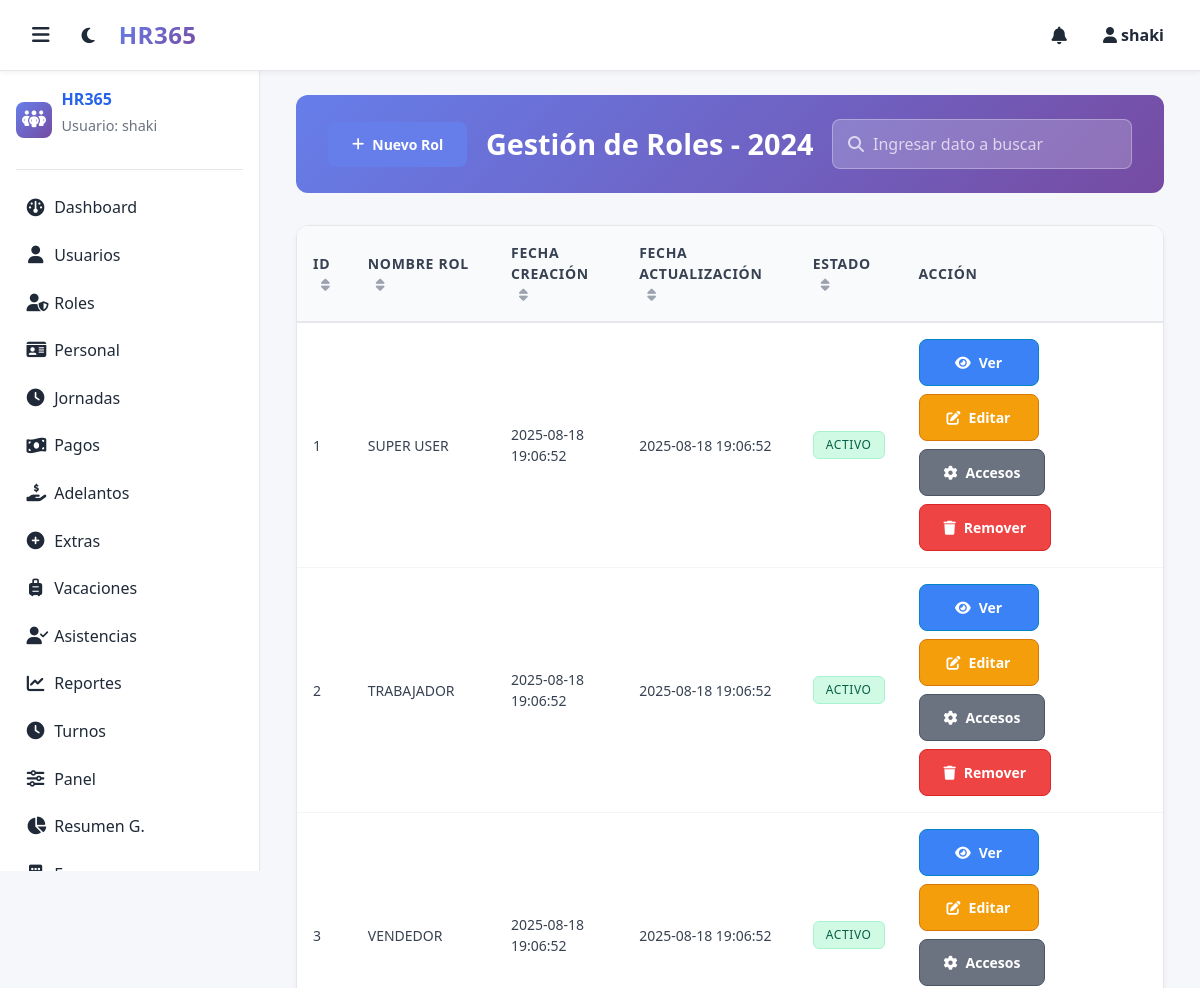
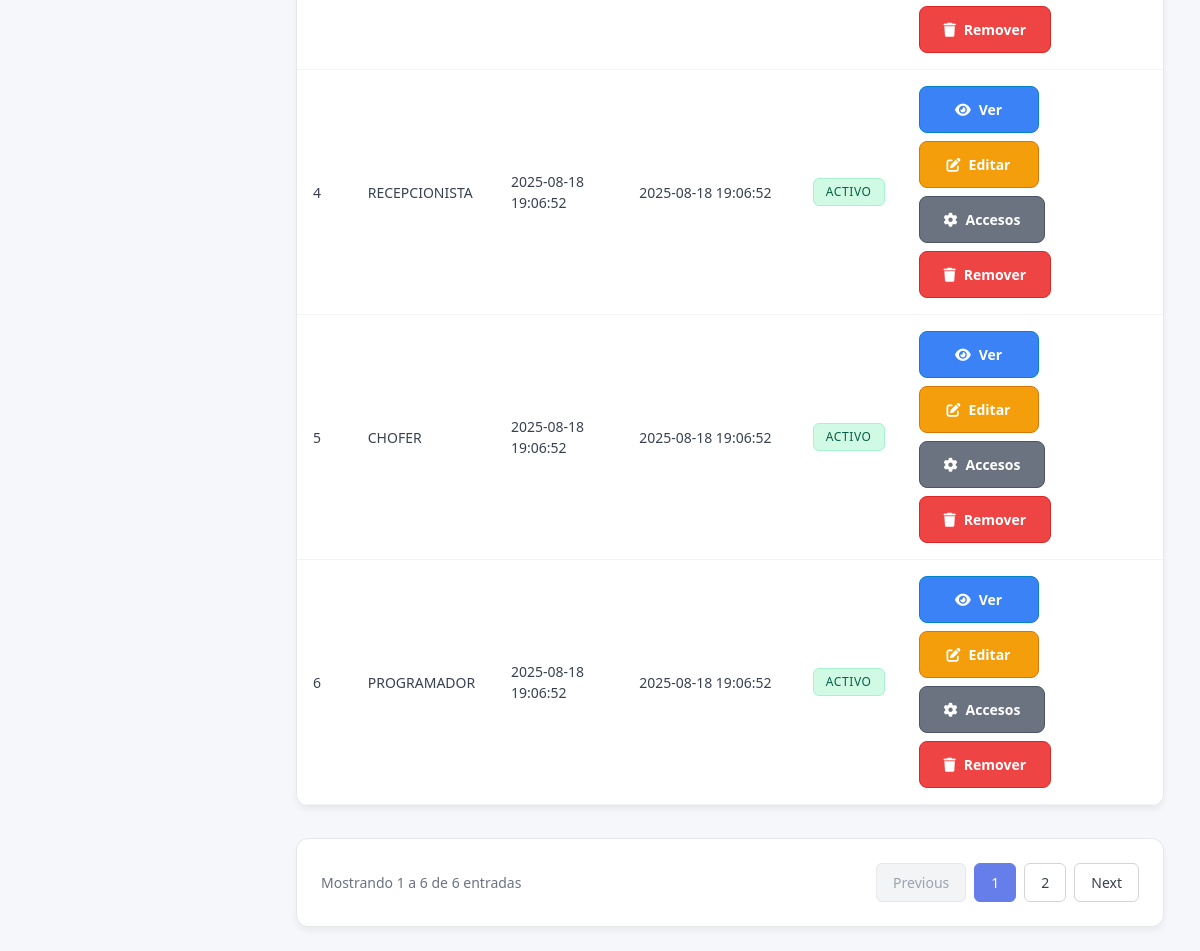
Screenshot of /index.php?route=roles.index (signed in) with the database file from the repository (2 pictures, top to bottom).
### tables this page shows
CREATE TABLE `roles` (
  `id` int NOT NULL,
  `name` varchar(50) NOT NULL,
  `description` text,
  `permissions` text,
  `status` enum('ACTIVO','INACTIVO') DEFAULT 'ACTIVO',
  `created_at` timestamp NULL DEFAULT CURRENT_TIMESTAMP,
  `is_deleted` tinyint(1) NOT NULL DEFAULT '0'
);

### app/views/roles/index.php (the view, shortened to what this page needs)
<?php
global $conn;
$query = "SELECT id, name, description, permissions, status, created_at FROM roles WHERE is_deleted = 0 ORDER BY id ASC";
$result = $conn->query($query);
$roles = [];
while ($row = $result->fetch_assoc()) {
    $roles[] = $row;
}
include __DIR__ . '/../layout/header.php';
include __DIR__ . '/../layout/sidebar.php';
?>
<div class="page-content">
    <div class="container">
        <div class="header-section">
            <div class="header-left">
                <button class="button btn-primary" onclick="showModal()">
                    <i class="fa fa-plus"></i> Nuevo Rol
                </button>
            </div>
            <div class="header-center">
                <h1>Gestión de Roles - 2024</h1>
            </div>
            <div class="header-right">
                <div class="search-container">
                    <input type="text" id="searchInput" placeholder="Ingresar dato a buscar" class="search-input">
                    <i class="fa fa-search search-icon"></i>
                </div>
            </div>
        </div>
        <div class="table-container">
            <table class="data-table" id="roles-table">
                <thead>
                    <tr>
                        <th class="sortable">
                            Id <i class="fa fa-sort"></i>
                        </th>
                        <th class="sortable">
                            Nombre Rol <i class="fa fa-sort"></i>
                        </th>
                        <th class="sortable">
                            Fecha creación <i class="fa fa-sort"></i>
                        </th>
                        <th class="sortable">
                            Fecha actualización <i class="fa fa-sort"></i>
                        </th>
                        <th class="sortable">
                            Estado <i class="fa fa-sort"></i>
                        </th>
                        <th>Acción</th>
                    </tr>
                </thead>
                <tbody>
                    <?php foreach ($roles as $role): ?>
                    <tr>
                        <td><?php echo htmlspecialchars($role['id']); ?></td>
                        <td><?php echo htmlspecialchars($role['name']); ?></td>
                        <td><?php echo date('Y-m-d H:i:s', strtotime($role['created_at'])); ?></td>
                        <td><?php echo date('Y-m-d H:i:s', strtotime($role['created_at'])); ?></td>
                        <td>
                            <span class="status-badge status-<?php echo strtolower($role['status']); ?>">
                                <?php echo $role['status']; ?>
                            </span>
                        </td>
                        <td class="action-buttons">
                            <button class="button btn-info" onclick="showDynamicModal('/Recursos/index.php?route=roles.view&id=<?php echo $role['id']; ?>', 'Ver Rol')">
                                <i class="fa fa-eye"></i> Ver
                            </button>
                            <button class="button btn-warning" onclick="showDynamicModal('/Recursos/index.php?route=roles.edit&id=<?php echo $role['id']; ?>', 'Editar Rol')">
                                <i class="fa fa-edit"></i> Editar
                            </button>
                            <button class="button btn-secondary" onclick="showDynamicModal('/Recursos/index.php?route=roles.permissions&id=<?php echo $role['id']; ?>', 'Accesos Usuarios')">
                                <i class="fa fa-cog"></i> Accesos
                            </button>
                            <button class="button btn-danger" onclick="showDeleteModal(<?php echo $role['id']; ?>, '<?php echo htmlspecialchars($role['name']); ?>')">
                                <i class="fa fa-trash"></i> Remover
                            </button>
                        </td>
                    </tr>
                    <?php endforeach; ?>
                </tbody>
            </table>
        </div>
        <div class="pagination-container">
            <div class="pagination-info">
                Mostrando 1 a <?php echo count($roles); ?> de <?php echo count($roles); ?> entradas
            </div>
            <div class="pagination-controls">
                <button class="pagination-btn" disabled>Previous</button>
                <button class="pagination-btn active">1</button>
                <?php if (count($roles) > 5): ?>
                <button class="pagination-btn">2</button>
                <?php endif; ?>
                <button class="pagination-btn" <?php echo count($roles) <= 5 ? 'disabled' : ''; ?>>Next</button>
            </div>
        </div>
      </div>
<?php
include __DIR__ . '/../layout/footer.php';
?>

### assets/css/style.css (style rules this page uses)
:root { --bg: #f5f7fb; --card: #ffffff; --text: #1f2937; --muted: #6b7280; --primary: #2563eb; --primary-600: #1d4ed8; --border: #e5e7eb; }
* { box-sizing: border-box; }
html, body { height: 100%; }
body { margin: 0; font-family: system-ui, -apple-system, Segoe UI, Roboto, Ubuntu, Cantarell, Arial, sans-serif; background: var(--bg); color: var(--text); }
.button { background:var(--primary); color:#fff; border:none; padding:.6rem .9rem; border-radius:8px; cursor:pointer }

### assets/css/components.css (style rules this page uses)
.btn-primary { background: linear-gradient(135deg, #667eea 0%, #764ba2 100%); border: none; color: white; padding: 0.75rem 1.5rem; border-radius: 8px; cursor: pointer; font-weight: 600; transition: all 0.3s ease; text-decoration: none; display: inline-flex; align-items: center; gap: 0.5rem; }
.btn-secondary { background: #6b7280; border: none; color: white; padding: 0.75rem 1.5rem; border-radius: 8px; cursor: pointer; font-weight: 600; transition: all 0.3s ease; }
.btn-danger { background: linear-gradient(135deg, #ef4444 0%, #dc2626 100%); border: none; color: white; padding: 0.75rem 1.5rem; border-radius: 8px; cursor: pointer; font-weight: 600; transition: all 0.3s ease; }
.search-input { padding-right: 2.5rem; }
.search-icon { position: absolute; right: 0.8rem; top: 50%; transform: translateY(-50%); color: var(--muted); }
.pagination-container { margin-top: 0.75rem; display: flex; gap: 0.35rem; flex-wrap: wrap; }
.pagination-info { align-self: center; }
.btn-warning { background: #f59e0b; }
.btn-danger { background: #ef4444; }
.btn-secondary { background: #6b7280; }

### assets/css/modals.css (style rules this page uses)
.button { display: inline-flex !important; align-items: center !important; justify-content: center !important; gap: 0.5rem !important; padding: 0.75rem 1.5rem !important; border: none !important; border-radius: 8px !important; font-size: 0.875rem !important; font-weight: 600 !important; text-decoration: none !important; cursor: pointer !important; transition: all 0.2s ease !important; background: #667eea !important; color: white !important; min-width: 120px !important; }
.button.btn-primary { background: #667eea !important; }
.button.btn-warning { background: #f59e0b !important; }
.button.btn-danger { background: #ef4444 !important; }
.button.btn-secondary { background: #6b7280 !important; }
.button.btn-info { background: #3b82f6 !important; }

### rows the page displays
roles: id "1", name "SUPER USER", created_at "2025-08-18 19:06:52", status "ACTIVO"
roles: id "2", name "TRABAJADOR", created_at "2025-08-18 19:06:52", status "ACTIVO"
roles: id "3", name "VENDEDOR", created_at "2025-08-18 19:06:52", status "ACTIVO"
roles: id "4", name "RECEPCIONISTA", created_at "2025-08-18 19:06:52", status "ACTIVO"
roles: id "5", name "CHOFER", created_at "2025-08-18 19:06:52", status "ACTIVO"
roles: id "6", name "PROGRAMADOR", created_at "2025-08-18 19:06:52", status "ACTIVO"

### other values shown
$userName "shaki"
$activeUser "shaki"
count($roles) "6"
